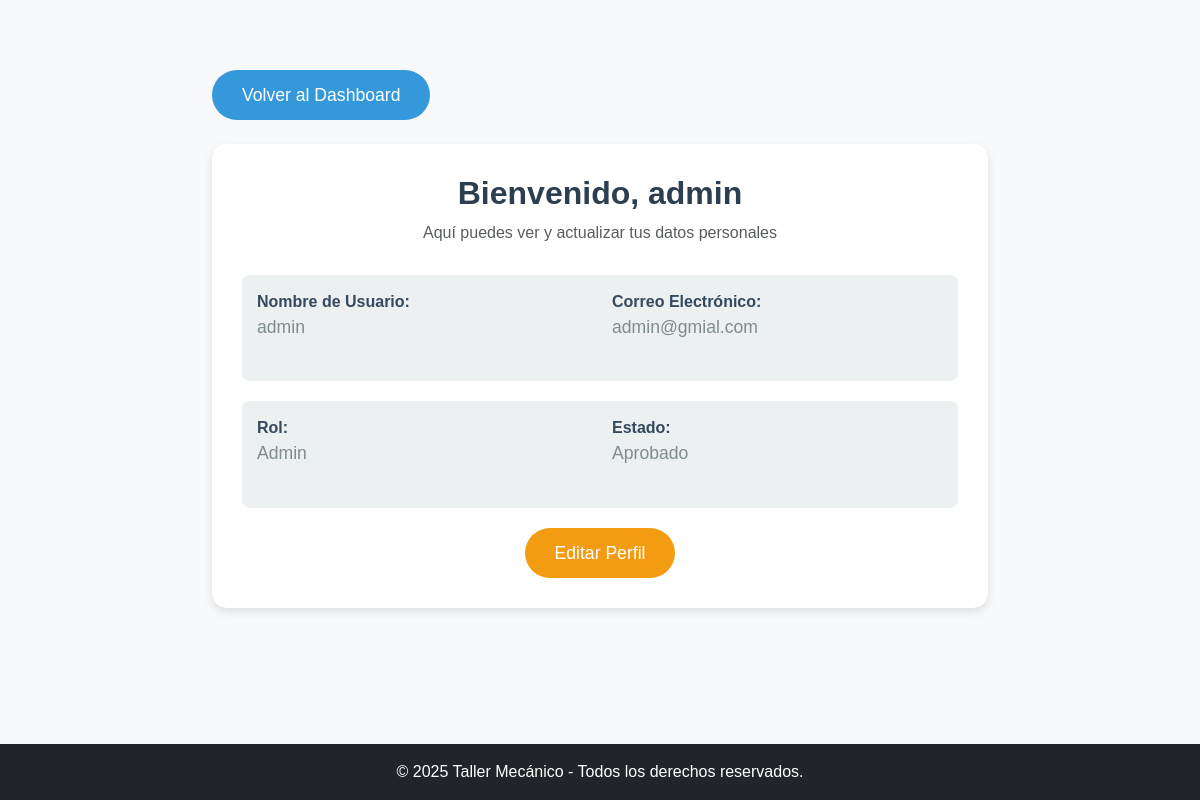
Page /taller_mecanico/perfil_cliente.php (signed in) on the committed database.
### tables this page shows
CREATE TABLE `usuarios` (
  `id` int(11) NOT NULL,
  `username` varchar(100) NOT NULL,
  `email` varchar(100) NOT NULL,
  `password` varchar(255) NOT NULL,
  `role` enum('cliente','mecanico','admin') NOT NULL DEFAULT 'cliente',
  `status` enum('pendiente','activo','bloqueado','denegado') NOT NULL DEFAULT 'pendiente',
  `token_verificacion` varchar(255) DEFAULT NULL,
  `fecha_registro` timestamp NOT NULL DEFAULT current_timestamp(),
  `estado` enum('pendiente','aprobado','bloqueado','denegado') NOT NULL DEFAULT 'pendiente',
  `nombre` varchar(100) NOT NULL
);

### taller_mecanico/perfil_cliente.php (the view, shortened to what this page needs)
<?php
include 'conexion.php';
$user_id = $_SESSION['user_id'];
$query = "SELECT * FROM usuarios WHERE id = ?";
$stmt = $conn->prepare($query);
$stmt->bind_param("i", $user_id);
$stmt->execute();
$result = $stmt->get_result();
if ($result->num_rows > 0) {
    $user = $result->fetch_assoc();
} else {
    echo "Usuario no encontrado.";
    exit();
}
?>
<!DOCTYPE html>
<html lang="es">
<head>
    <link href="https://cdn.jsdelivr.net/npm/bootstrap@5.3.0/dist/css/bootstrap.min.css" rel="stylesheet">
</head>
<body>
<div class="container">
    <a href="dashboard_cliente.php" class="btn btn-custom btn-back mb-4">Volver al Dashboard</a>
    <div class="profile-card">
        <div class="profile-header">
            <h3>Bienvenido, <?= htmlspecialchars($user['username']); ?></h3>
            <p class="text-muted">Aquí puedes ver y actualizar tus datos personales</p>
        </div>
        <div class="profile-info">
            <div class="row">
                <div class="col-md-6">
                    <span>Nombre de Usuario:</span>
                    <p><?= htmlspecialchars($user['username']); ?></p>
                </div>
                <div class="col-md-6">
                    <span>Correo Electrónico:</span>
                    <p><?= htmlspecialchars($user['email']); ?></p>
                </div>
            </div>
        </div>
        <div class="profile-info">
            <div class="row">
                <div class="col-md-6">
                    <span>Rol:</span>
                    <p><?= ucfirst(htmlspecialchars($user['role'])); ?></p>
                </div>
                <div class="col-md-6">
                    <span>Estado:</span>
                    <p><?= ucfirst(htmlspecialchars($user['estado'])); ?></p>
                </div>
            </div>
        </div>
        <div class="d-flex justify-content-center">
            <a href="editar_perfil.php" class="btn btn-custom btn-edit">Editar Perfil</a>
        </div>
    </div>
</div>
<?php include 'footer.php'; ?>
</body>
</html>

### taller_mecanico/perfil_cliente.php (style rules this page uses)
body { background-color: #f8f9fa; font-family: 'Arial', sans-serif; padding-top: 40px; }
.container { max-width: 800px; margin-top: 30px; }
.profile-card { background-color: #ffffff; padding: 30px; border-radius: 15px; box-shadow: 0 4px 10px rgba(0, 0, 0, 0.1); }
.profile-header { text-align: center; margin-bottom: 30px; }
.profile-header h3 { font-size: 2rem; font-weight: 600; color: #2c3e50; }
.profile-header p { font-size: 1rem; color: #7f8c8d; }
.profile-info { margin-bottom: 20px; padding: 15px; background-color: #ecf0f1; border-radius: 8px; }
.profile-info .row { margin-bottom: 10px; }
.profile-info span { font-weight: 600; color: #34495e; }
.profile-info p { font-size: 1.1rem; color: #7f8c8d; }
.btn-custom { border-radius: 30px; padding: 12px 30px; font-size: 1.1rem; }
.btn-back { background-color: #3498db; color: #fff; border: none; }
.btn-edit { background-color: #f39c12; color: #fff; border: none; }

### taller_mecanico/footer.php (style rules this page uses)
body { display: flex; flex-direction: column; min-height: 100vh; }
.container { flex: 1; }

### rows in the picture
usuarios: username "admin", email "admin@gmial.com", role "Admin", estado "Aprobado"
